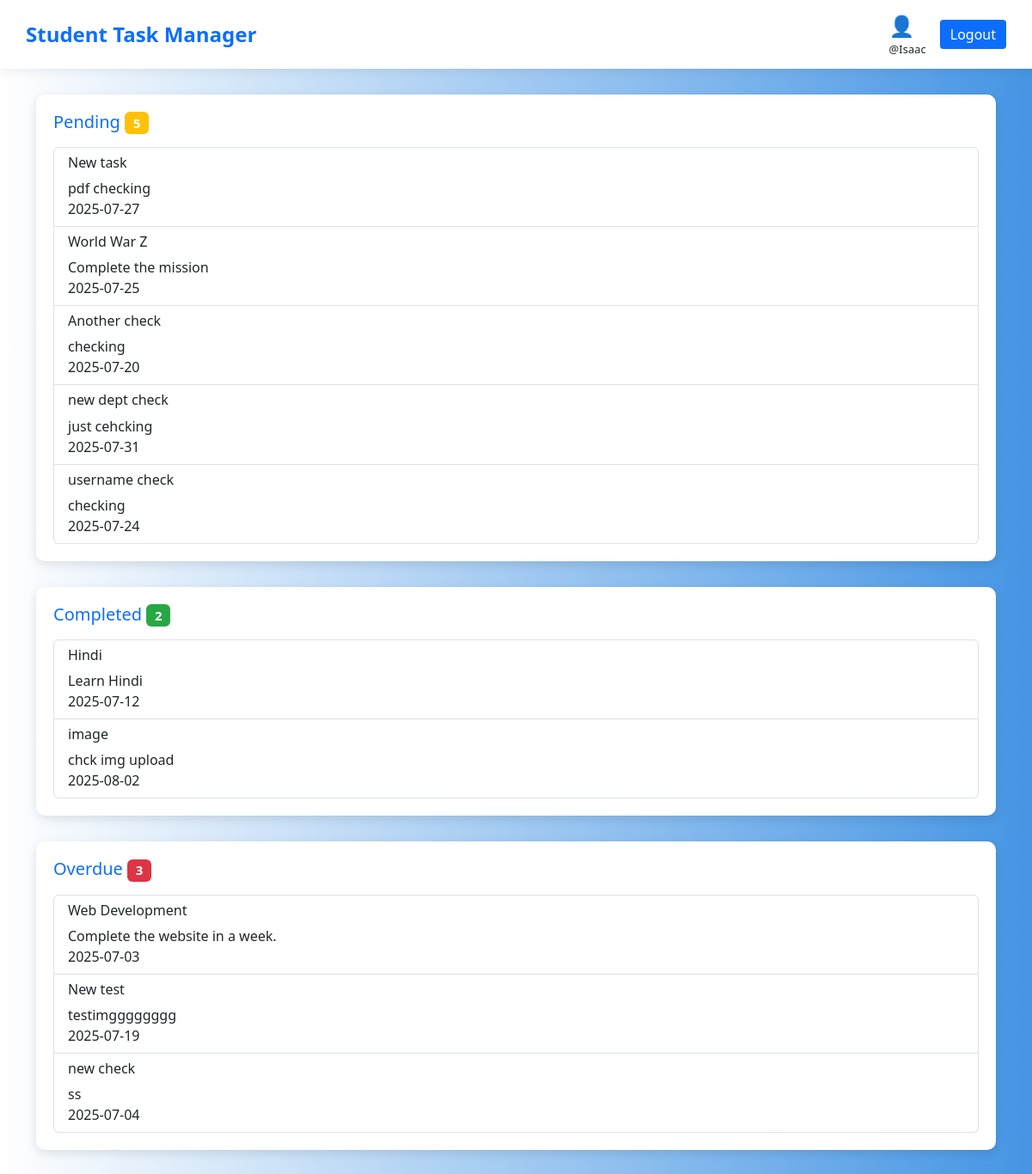
The page /user_progress_bar.php (signed in) on the database as committed earlier.
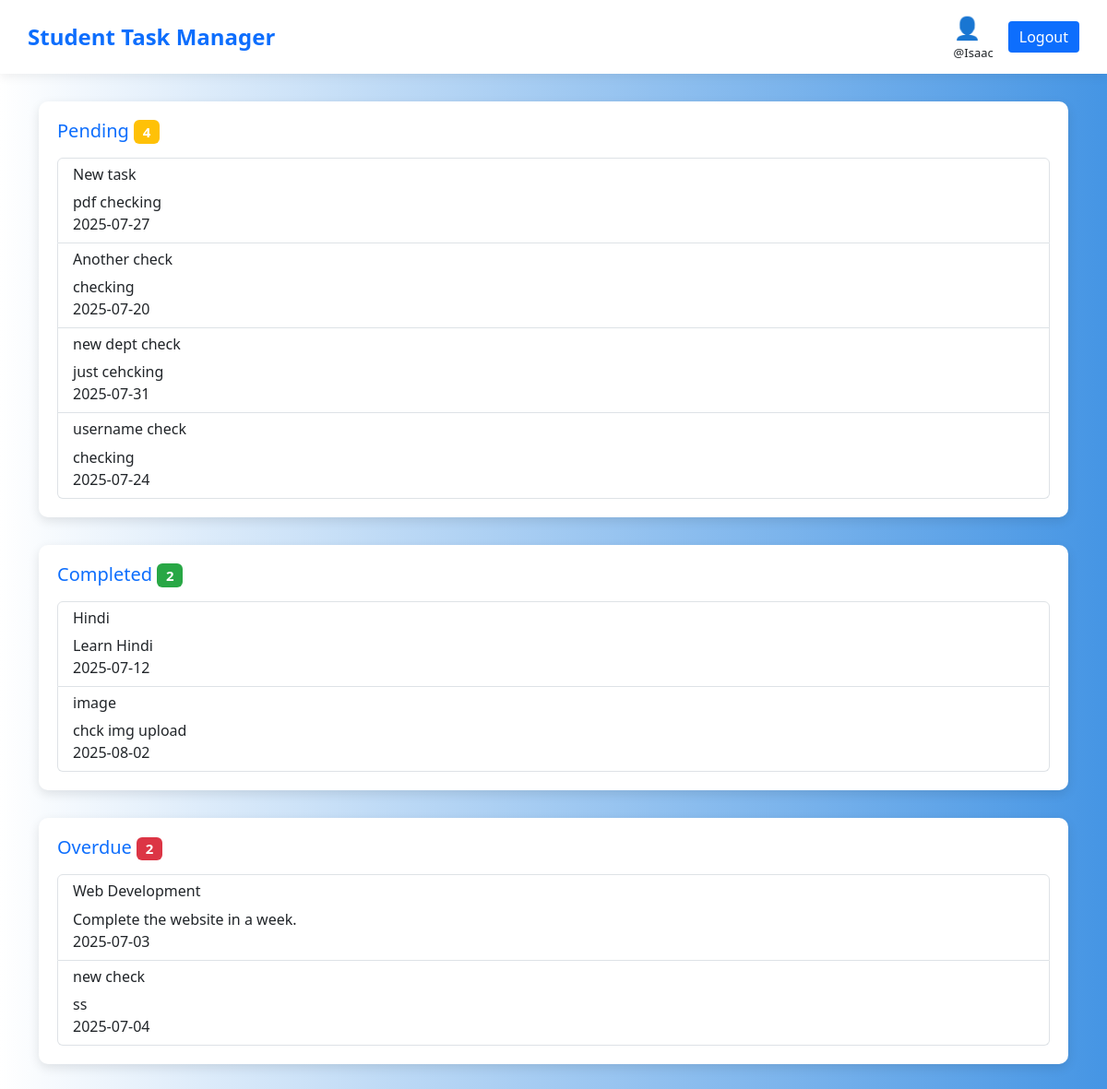
The same page on the database as committed later.
### tables this page shows
CREATE TABLE `tasks` (
  `id` int(11) NOT NULL,
  `title` varchar(100) NOT NULL,
  `description` text DEFAULT NULL,
  `assigned_to` int(11) DEFAULT NULL,
  `username` varchar(30) NOT NULL,
  `department` varchar(30) NOT NULL,
  `due_date` date DEFAULT NULL,
  `status` enum('pending','in_progress','completed') DEFAULT 'pending',
  `created_at` timestamp NOT NULL DEFAULT current_timestamp(),
  `file_path` varchar(255) DEFAULT NULL
);

### user_progress_bar.php (the view, shortened to what this page needs)
<?php
include 'partials/new_dbconnect.php';
$rollno = $_SESSION['rollno'];
$today = date("Y-m-d");
$sql = "SELECT title, description, due_date, status FROM tasks WHERE assigned_to = '$rollno'";
$result = mysqli_query($conn, $sql);
$pending = [];
$completed = [];
$overdue = [];
while ($row = mysqli_fetch_assoc($result)) {
    $status = $row['status'];
    $due = $row['due_date'];
    if ($status == 'completed') {
        $completed[] = $row;
    } elseif (strtotime($due) < strtotime($today)) {
        $overdue[] = $row;
    } else {
        $pending[] = $row;
    }
}
?>
<!DOCTYPE html>
<html>
<head>
    <link href="https://cdn.jsdelivr.net/npm/bootstrap@5.3.0/dist/css/bootstrap.min.css" rel="stylesheet">
</head>
<body>
<nav class="navbar navbar-custom d-flex justify-content-between align-items-center">
    <span class="navbar-brand">Student Task Manager</span>
    <div class="d-flex align-items-center gap-3">
        <div class="text">
            <div style="font-size: 24px; color: #0d6efd;">👤</div>
            <div style="font-size: 13px;">@<?php echo $_SESSION['username']; ?></div>
        </div>
        <button class="btn-logout" onclick="location.href='logout.php'">Logout</button>
    </div>
</nav>
<div class="container">
    <div class="task-panel">
        <h3 class="status-heading">Pending
            <span class="badge badge-pending"><?php echo count($pending); ?></span>
        </h3>
        <?php if (count($pending) == 0) {
            echo "<p class='text'>No pending tasks.</p>";
        } else {
            echo "<ul class='list-group'>";
            for ($i = 0; $i < count($pending); $i++) {
                echo "<li class='list-group-item'>";
                echo  "<h6>" . $pending[$i]['title'] . "</h6>";
                echo  $pending[$i]['description'] . "<br>";
                echo  $pending[$i]['due_date'] . "<br>";
                echo "</li>";
            }
            echo "</ul>";
        } ?>
    </div>
    <div class="task-panel">
        <h3 class="status-heading">Completed
            <span class="badge badge-completed"><?php echo count($completed); ?></span>
        </h3>
        <?php if (count($completed) == 0) {
            echo "<p class='text'>No completed tasks.</p>";
        } else {
            echo "<ul class='list-group'>";
            for ($i = 0; $i < count($completed); $i++) {
                echo "<li class='list-group-item'>";
                echo  "<h6>" . $completed[$i]['title'] . "</h6>";
                echo  $completed[$i]['description'] . "<br>";
                echo  $completed[$i]['due_date'] . "<br>";
                echo "</li>";
            }
            echo "</ul>";
        } ?>
    </div>
    <div class="task-panel">
        <h3 class="status-heading">Overdue
            <span class="badge badge-overdue"><?php echo count($overdue); ?></span>
        </h3>
        <?php if (count($overdue) == 0) {
            echo "<p class='text'>No overdue tasks.</p>";
        } else {
            echo "<ul class='list-group'>";
            for ($i = 0; $i < count($overdue); $i++) {
                echo "<li class='list-group-item'>";
                echo  "<h6>" . $overdue[$i]['title'] . "</h6>";
                echo  $overdue[$i]['description'] . "<br>";
                echo  $overdue[$i]['due_date'] . "<br>";
                echo "</li>";
            }
            echo "</ul>";
        } ?>
    </div>
</div>
</body>
</html>

Rows that differ between the two databases and show on the page:
removed tasks: title "World War Z", description "Complete the mission", due_date "2025-07-25", shown under "Pending 5"
removed tasks: title "New test", description "testimgggggggg", due_date "2025-07-19", shown under "Overdue 3"
Other text that changed with them:
count($pending): "5" → "4"
count($overdue): "3" → "2"
